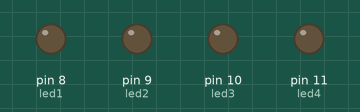
This sketch was run on a simulated Arduino Uno, built with avr-gcc and run on an emulated ATmega328P. On the bench: output pins drawn as LEDs (lit = HIGH).

Above: at 1.0 s.
At 3.3 s:
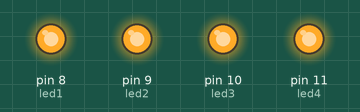
At 5.5 s:
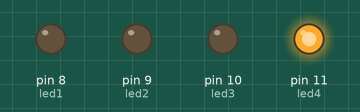
At 7.7 s:
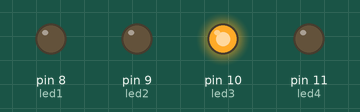
At 12.1 s:
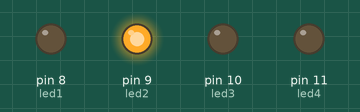
At 16.5 s:
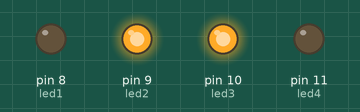
Timing chart, 0 to 20.7 s (numbered marks = the images above):
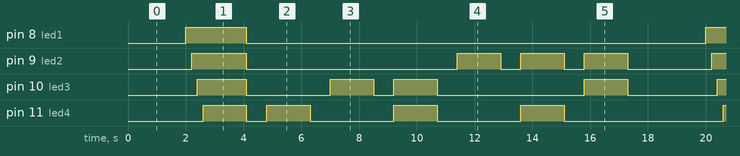

The sketch:

Binary_counter.ino
```cpp
int led1=8,led2=9,led3=10,led4=11;
int short_pulse = 200;
int long_pulse = 700;
int pause = 1500;

void setup() {
  // put your setup code here, to run once:
  pinMode(led1,OUTPUT);
  pinMode(led2,OUTPUT);
  pinMode(led3,OUTPUT);
  pinMode(led4,OUTPUT);

}

void loop() {
  // put your main code here, to run repeatedly:
  delay(2000);
  digitalWrite(led1,HIGH);
  delay(short_pulse);
  digitalWrite(led2,HIGH);
  delay(short_pulse);
  digitalWrite(led3,HIGH);
  delay(short_pulse);
  digitalWrite(led4,HIGH);
  delay(pause);

  //0:
  digitalWrite(led1,LOW);
  digitalWrite(led2,LOW);
  digitalWrite(led3,LOW);
  digitalWrite(led4,LOW);
  delay(long_pulse);

  //1:
  digitalWrite(led4,HIGH);
  delay(pause);
  digitalWrite(led1,LOW);
  digitalWrite(led2,LOW);
  digitalWrite(led3,LOW);
  digitalWrite(led4,LOW);
  delay(long_pulse);

  //2:
  digitalWrite(led3,HIGH);
  delay(pause);
  digitalWrite(led1,LOW);
  digitalWrite(led2,LOW);
  digitalWrite(led3,LOW);
  digitalWrite(led4,LOW);
  delay(long_pulse);

  //3:
  digitalWrite(led4,HIGH);
  digitalWrite(led3,HIGH);
  delay(pause);
  digitalWrite(led1,LOW);
  digitalWrite(led2,LOW);
  digitalWrite(led3,LOW);
  digitalWrite(led4,LOW);
  delay(long_pulse);

  //4:
  digitalWrite(led2,HIGH);
  delay(pause);
  digitalWrite(led1,LOW);
  digitalWrite(led2,LOW);
  digitalWrite(led3,LOW);
  digitalWrite(led4,LOW);
  delay(long_pulse);

  //5:
  digitalWrite(led2,HIGH);
  digitalWrite(led4,HIGH);
  delay(pause);
  digitalWrite(led1,LOW);
  digitalWrite(led2,LOW);
  digitalWrite(led3,LOW);
  digitalWrite(led4,LOW);
  delay(long_pulse);

  //6:
  digitalWrite(led2,HIGH);
  digitalWrite(led3,HIGH);
  delay(pause);
  digitalWrite(led1,LOW);
  digitalWrite(led2,LOW);
  digitalWrite(led3,LOW);
  digitalWrite(led4,LOW);
  delay(long_pulse);
 }
```

Measured:
- by itself, pin 8 (led1): alternates HIGH for 2.1 s and LOW for 15.9 s
- by itself, pin 9 (led2): LOW → HIGH at 2.2 s, → LOW 1.9 s later, → HIGH 7.3 s later, → LOW 1.5 s later, … (17 changes in this stretch)
- by itself, pin 10 (led3): LOW → HIGH at 2.4 s, → LOW 1.7 s later, → HIGH 2.9 s later, → LOW 1.5 s later, … (17 changes in this stretch)
- by itself, pin 11 (led4): LOW → HIGH at 2.6 s, → LOW 1.5 s later, → HIGH 0.70 s later, → LOW 1.5 s later, … (17 changes in this stretch)
